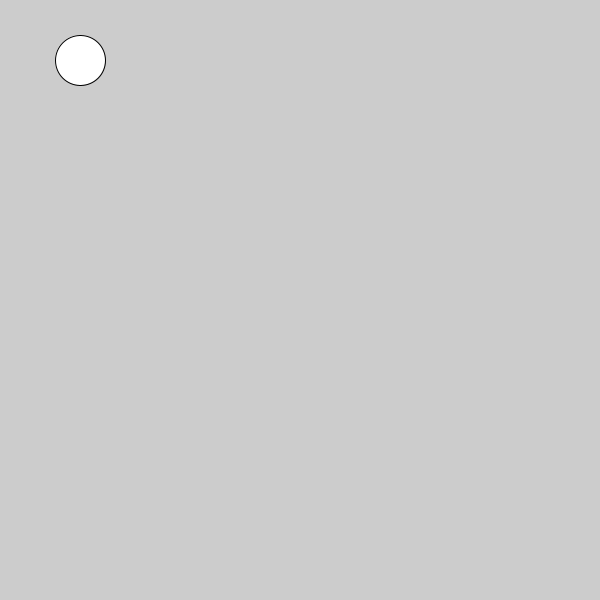
Frame 1 (no input)
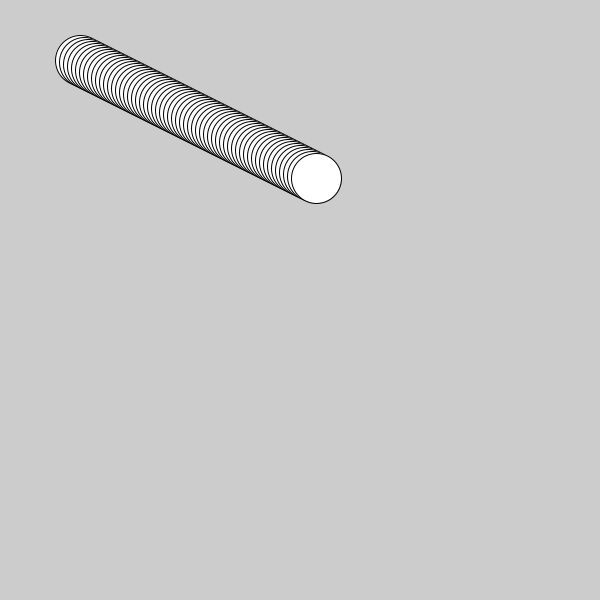
Frame 60 (the mouse pressed at the canvas centre just before this capture)
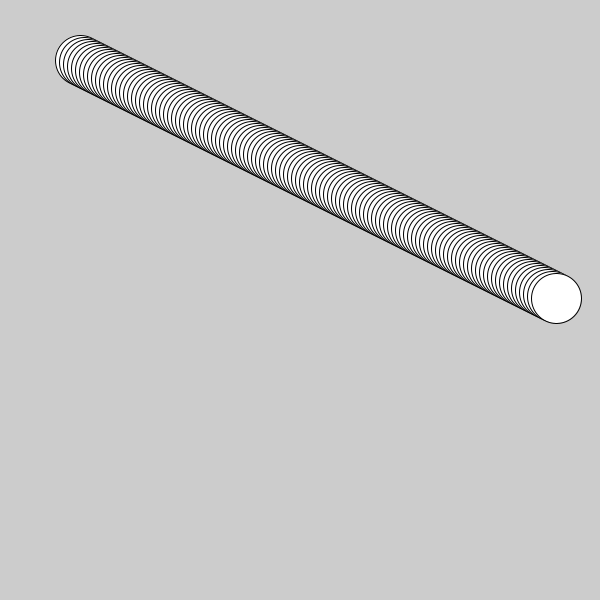
Frame 120 (the mouse held since frame 60 and released just before this capture)

The Processing sketch that drew these frames (run headless with seeded random() and noise(); from frame 60 on, the mouse is pressed at the canvas centre):

// Processing sketch: reverse_engineering_ball_background_change
// ── reverse_engineering_ball_background_change.pde
int x = 80;
int y = 60;
int dy = 2;
int dx = 4;
int z = 10;

void setup () {
  size (600,600);
}



void draw () {

   
 if (x == width) {
   dx = -5;
 background(z+240,z-10,z-10); // red 
 }
 
 if (x==0) {
  dx = 5; 
  background(z-10,z-10,z+240); // blue
 }
 
 
 
 if (y == height) {
   dy = -5;
   background(z+13, z+78, z+ 110);
 }
 
 if (y==0) {
  dy = 5; 
  background(z+10,z+110,z-10);
 }
  circle(x,y,50);
  x = x + dx;
  y = y + dy;
}
